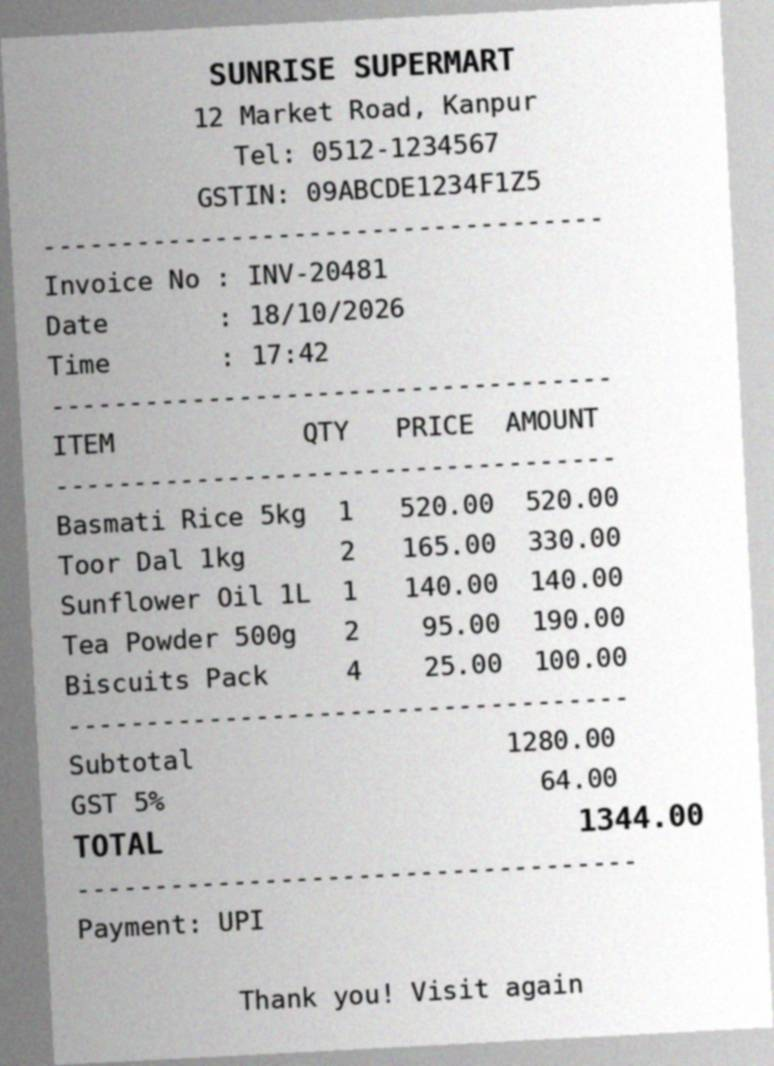
#> input picture data/raw/sample2.jpg, 774 x 1066 px, found by its file name
$ python preprocess.py
#> lines starting #> are read from the running program, lines starting #| are printed output that depends on the picture; after the words box and inside, x2 and y2 are one past the last pixel; in counts of white or black regions, pixels touching at a corner belong together
import os
import cv2
import pytesseract

pytesseract.pytesseract.tesseract_cmd = r"C:\Program Files\Tesseract-OCR\tesseract.exe"

img = cv2.imread("data/raw/sample2.jpg")
#> img is the input picture: shape (1066, 774, 3); mean B, G, R 202.2, 202.2, 202.2
gray = cv2.cvtColor(img, cv2.COLOR_BGR2GRAY)
background = cv2.GaussianBlur(gray, (0, 0), 25)
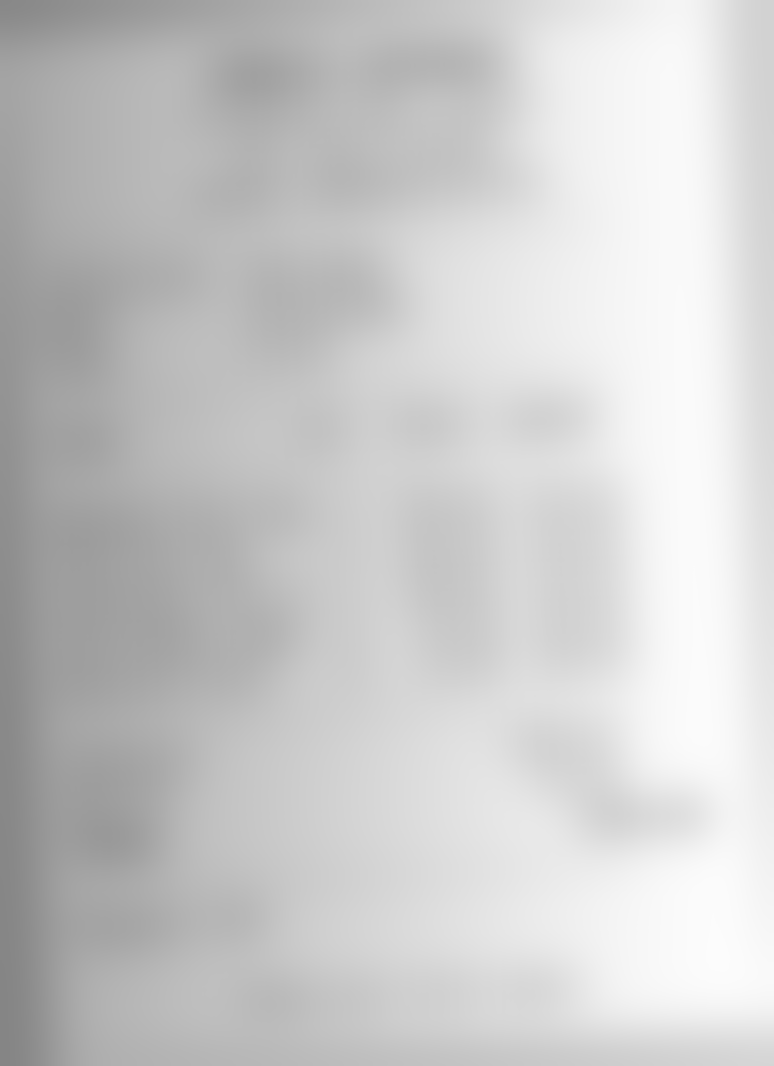
#> background: shape (1066, 774); min 133, max 252, mean 202.3
flat = cv2.divide(gray, background, scale=255)
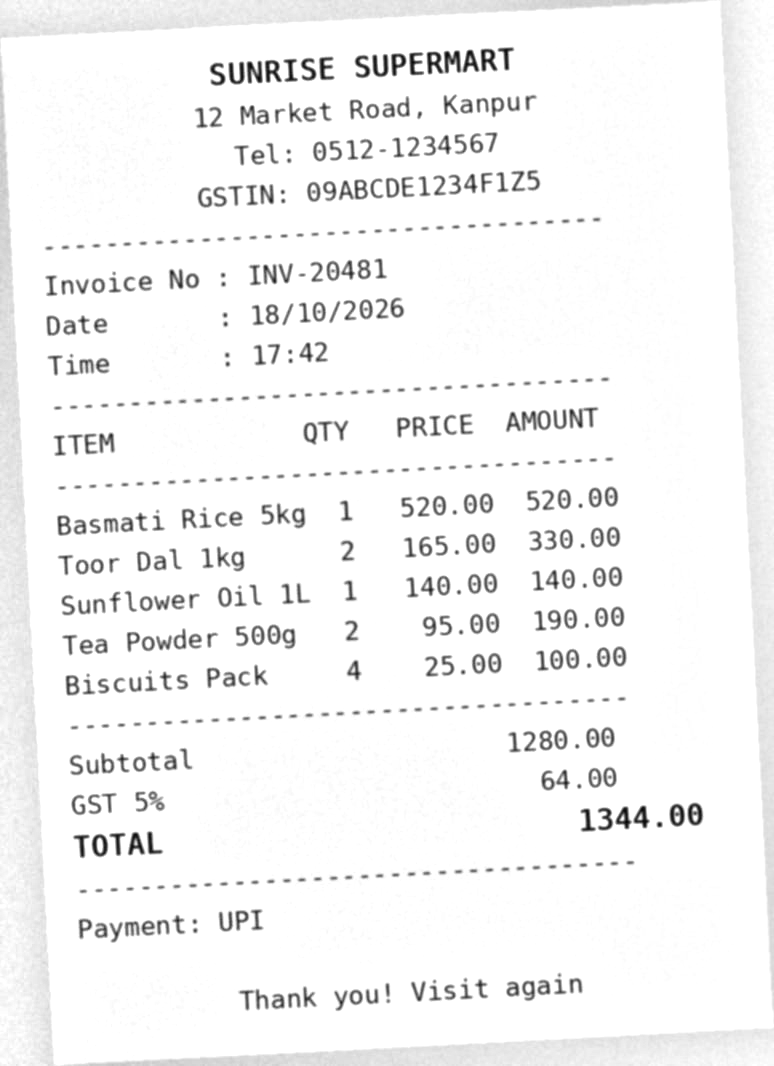
#> flat: shape (1066, 774); min 1, max 255, mean 244.7
big = cv2.resize(flat, None, fx=2, fy=2, interpolation=cv2.INTER_CUBIC)
blur = cv2.GaussianBlur(big, (3, 3), 0)
_, clean = cv2.threshold(blur, 0, 255, cv2.THRESH_BINARY + cv2.THRESH_OTSU)
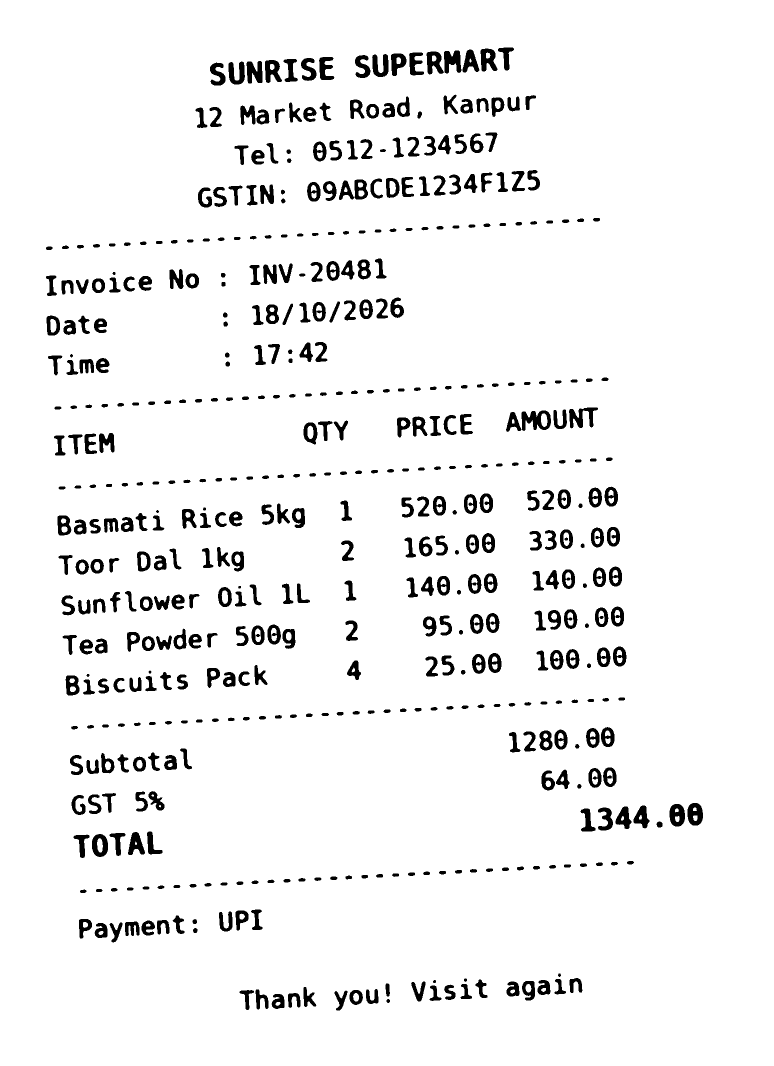
#> clean: shape (2132, 1548) (shown at 1/2 size); 94.5% white; 527 black regions, largest, box (x1, y1, x2, y2) and area: (1043, 821, 1102, 862) 1401, (1138, 815, 1196, 857) 1179, (888, 101, 923, 147) 1107

os.makedirs("data/processed", exist_ok=True)
cv2.imwrite("data/processed/sample2_clean.png", clean)

print(pytesseract.image_to_string(clean, config="--psm 6"))
#> (this line was passed over: pytesseract is not available in this run)

$ run again, with data/raw/sample1.jpg copied over data/raw/sample2.jpg
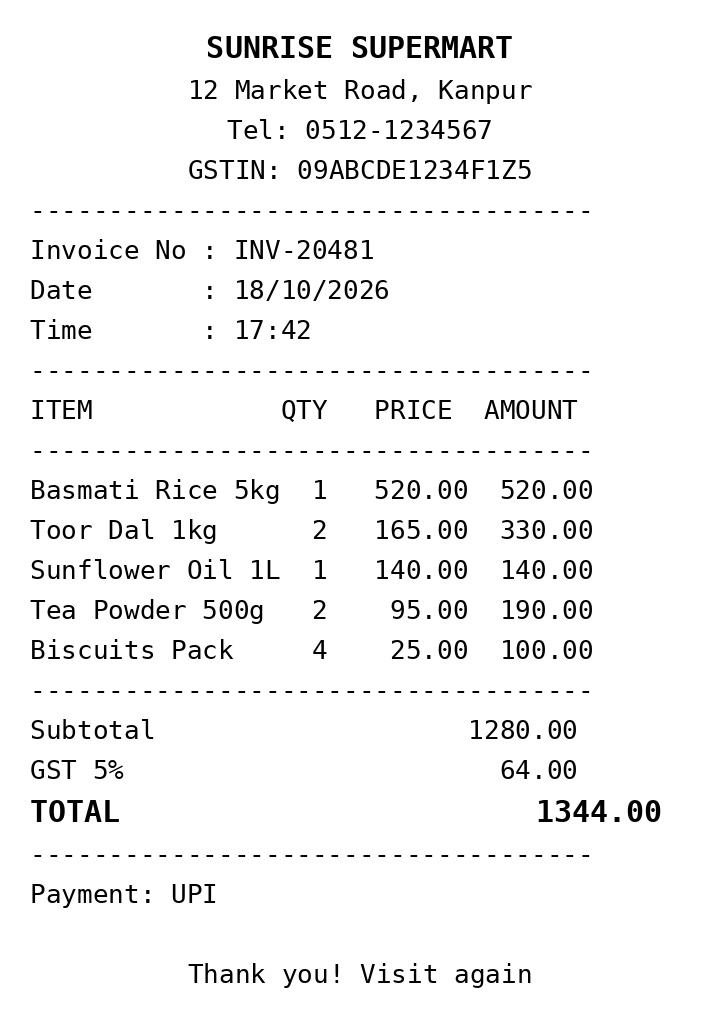
#> input picture data/raw/sample1.jpg, 720 x 1028 px, found by its file name
#> img is the input picture: shape (1028, 720, 3); min 0, max 255, mean 243.8
#> `background = cv2.GaussianBlur(gray, (0, 0), 25)`:
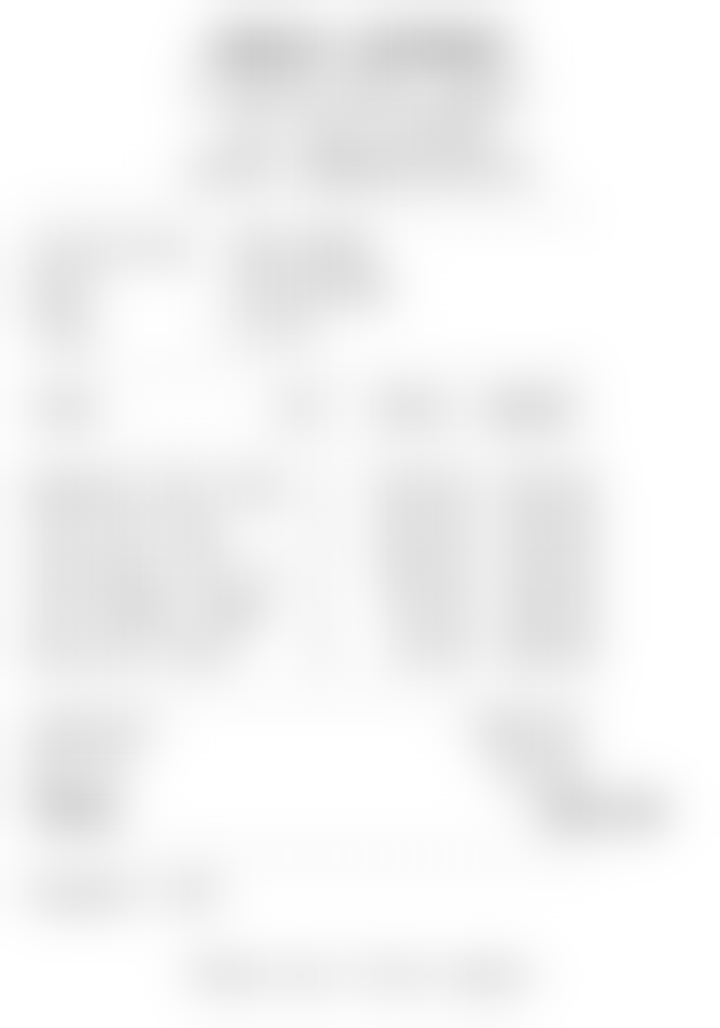
#> background: shape (1028, 720); min 205, max 255, mean 243.8
#> clean: shape (2056, 1440); 95.5% white; 569 black regions, largest, box (x1, y1, x2, y2) and area: (884, 72, 916, 116) 971, (490, 72, 519, 116) 854, (958, 72, 990, 116) 852

$ run again, with data/raw/synth_001.jpg copied over data/raw/sample2.jpg
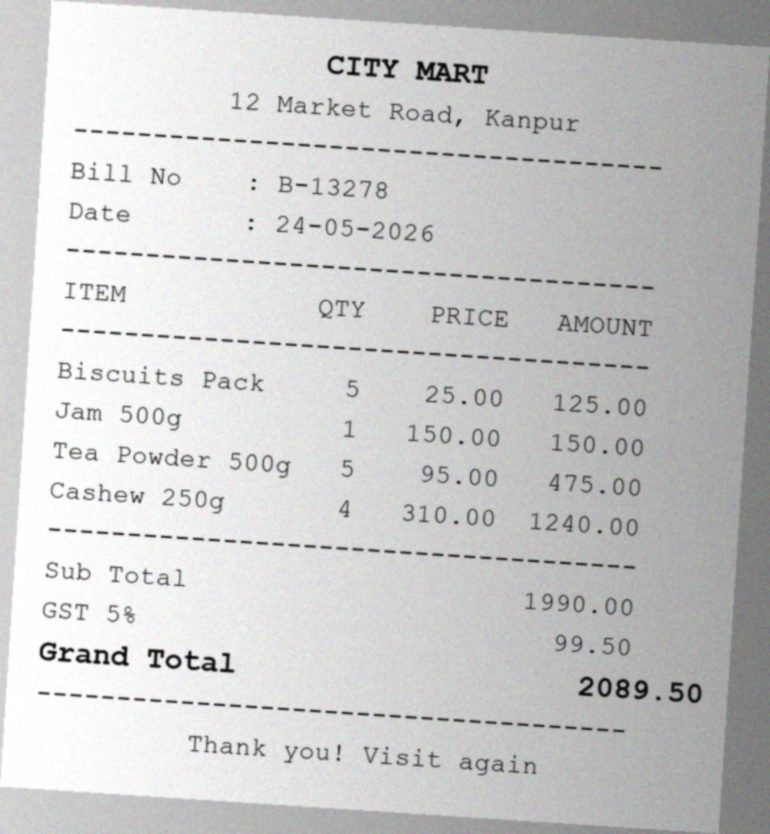
#> input picture data/raw/synth_001.jpg, 770 x 834 px, found by its file name
#> img is the input picture: shape (834, 770, 3); mean B, G, R 201.9, 202, 201.9
#> `flat = cv2.divide(gray, background, scale=255)`:
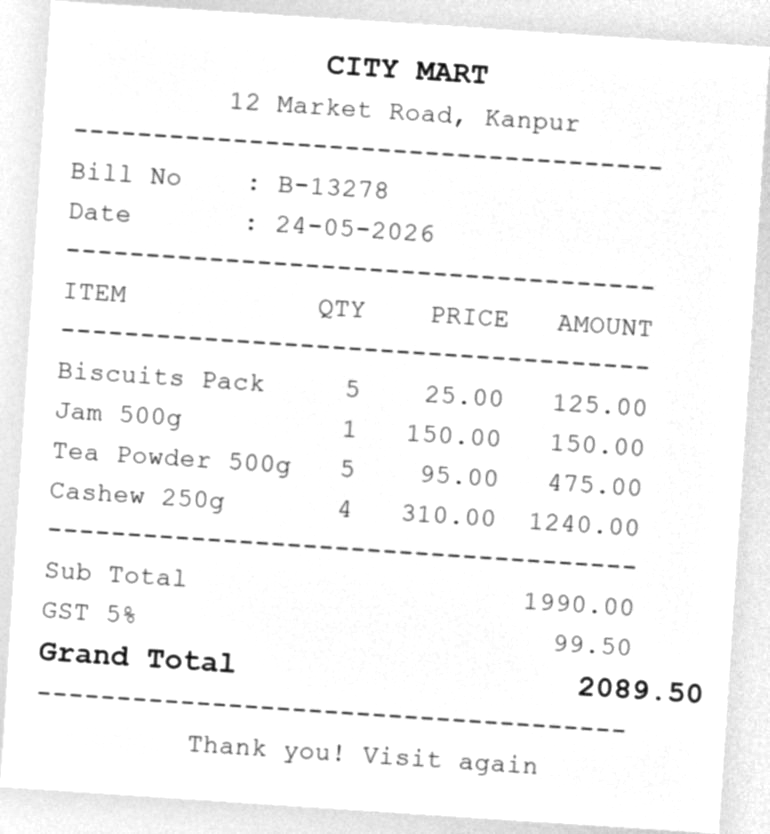
#> flat: shape (834, 770); min 4, max 255, mean 247.2
#> `_, clean = cv2.threshold(blur, 0, 255, cv2.THRESH_BINARY + cv2.THRESH_..`:
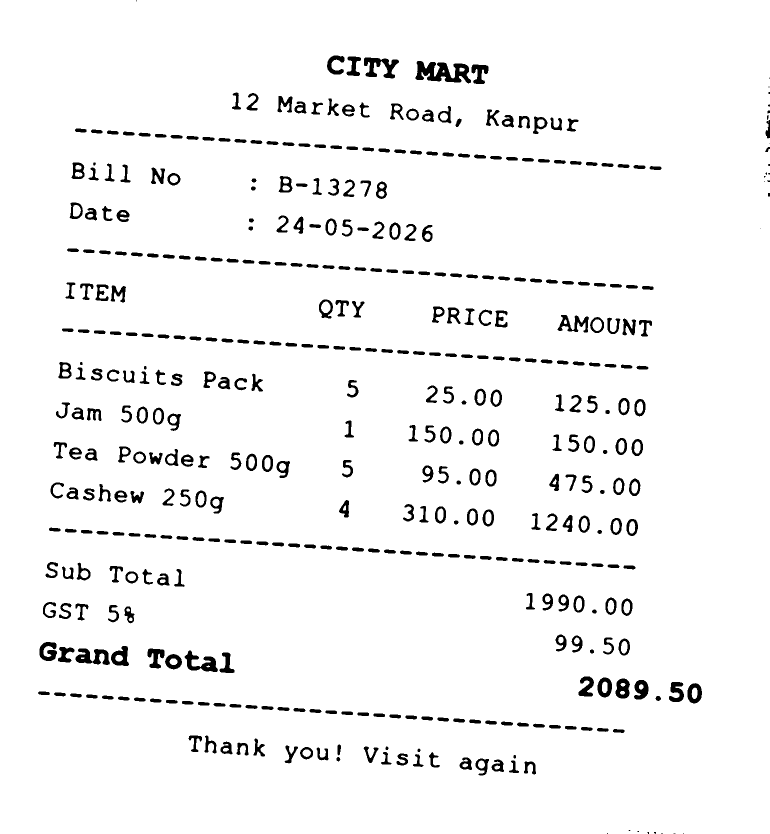
#> clean: shape (1668, 1540) (shown at 1/2 size); 95.7% white; 442 black regions (21 under 20 px), largest, box (x1, y1, x2, y2) and area: (831, 122, 942, 167) 2839, (728, 115, 798, 157) 1473, (151, 1297, 220, 1330) 1325

$ run again, with data/raw/synth_002.jpg copied over data/raw/sample2.jpg
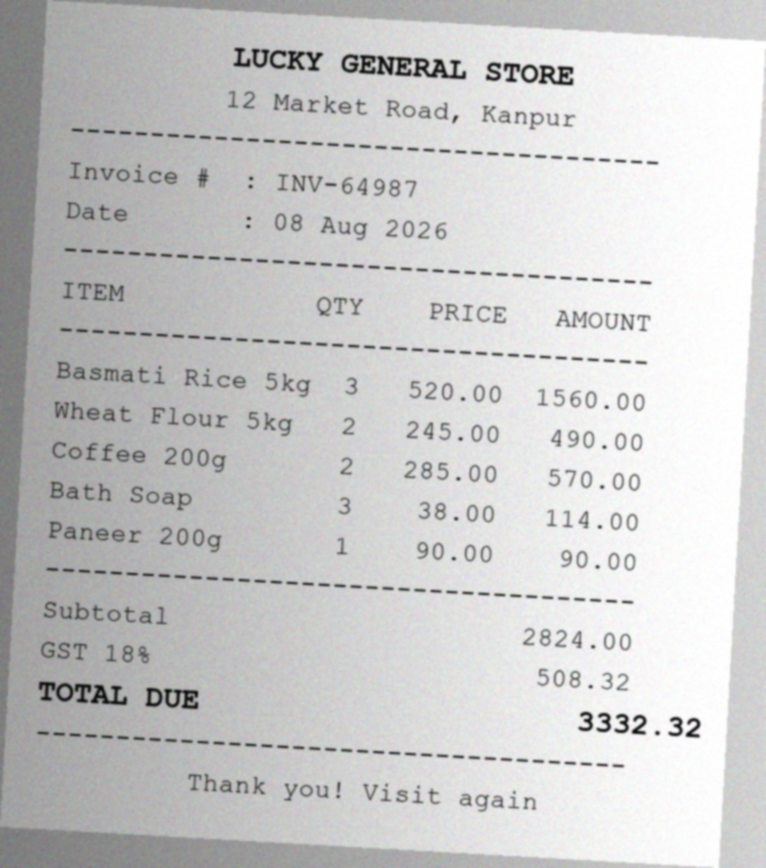
#> input picture data/raw/synth_002.jpg, 766 x 868 px, found by its file name
#> img is the input picture: shape (868, 766, 3); mean B, G, R 202.1, 202.2, 202.1
#> `flat = cv2.divide(gray, background, scale=255)`:
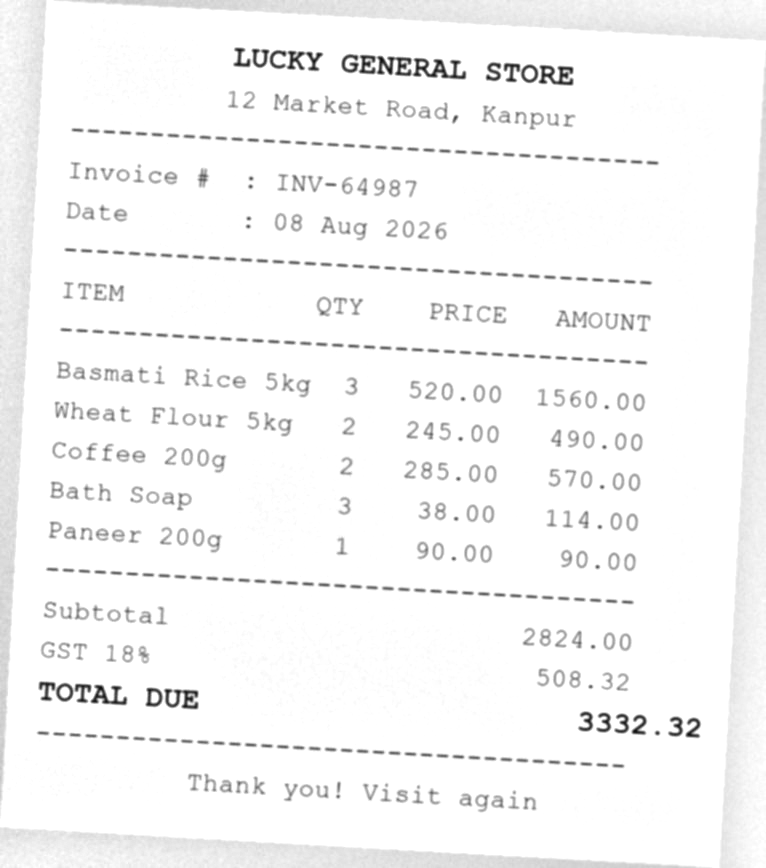
#> flat: shape (868, 766); min 13, max 255, mean 246.9
#> `_, clean = cv2.threshold(blur, 0, 255, cv2.THRESH_BINARY + cv2.THRESH_..`:
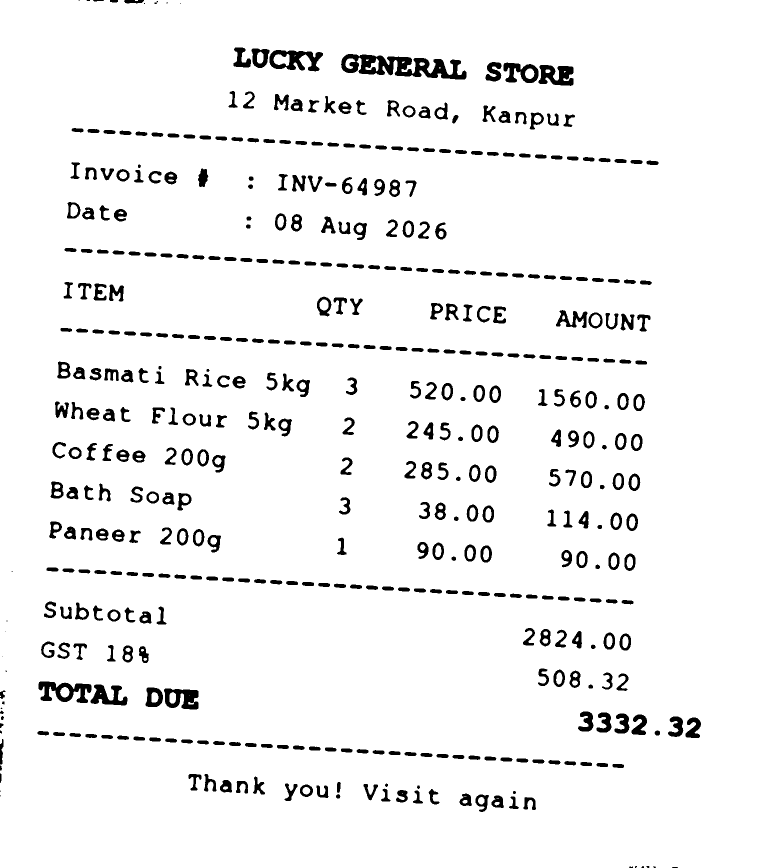
#> clean: shape (1736, 1532) (shown at 1/2 size); 94.7% white; 476 black regions (18 under 20 px), largest, box (x1, y1, x2, y2) and area: (682, 108, 933, 159) 6469, (77, 1363, 183, 1406) 2451, (539, 100, 646, 143) 2416
